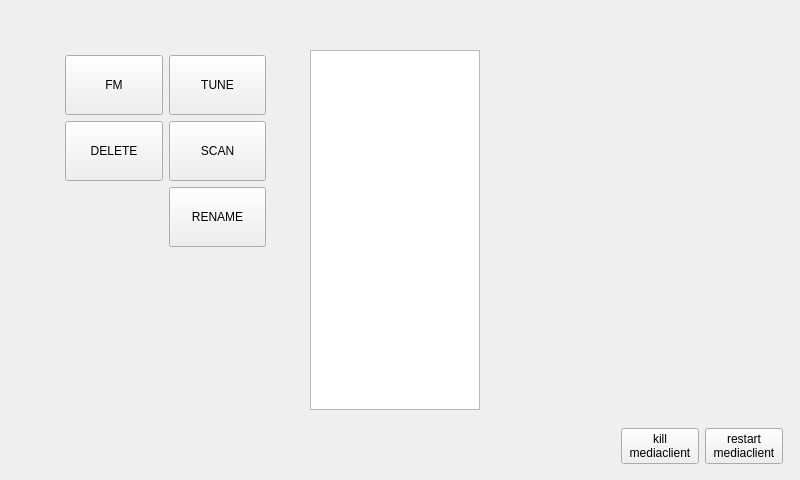
<?xml version="1.0" encoding="UTF-8"?>
<ui version="4.0">
 <class>MainWindow</class>
 <widget class="QMainWindow" name="MainWindow">
  <property name="geometry">
   <rect>
    <x>0</x>
    <y>0</y>
    <width>800</width>
    <height>480</height>
   </rect>
  </property>
  <property name="windowTitle">
   <string>DAB FM for Sundtek Dongle</string>
  </property>
  <widget class="QWidget" name="centralWidget">
   <widget class="QListWidget" name="ls_dab">
    <property name="geometry">
     <rect>
      <x>310</x>
      <y>50</y>
      <width>170</width>
      <height>360</height>
     </rect>
    </property>
   </widget>
   <widget class="QListWidget" name="ls_fm">
    <property name="geometry">
     <rect>
      <x>310</x>
      <y>50</y>
      <width>170</width>
      <height>360</height>
     </rect>
    </property>
   </widget>
   <widget class="QWidget" name="layoutWidget">
    <property name="geometry">
     <rect>
      <x>60</x>
      <y>50</y>
      <width>211</width>
      <height>202</height>
     </rect>
    </property>
    <layout class="QGridLayout" name="gridLayout">
     <property name="leftMargin">
      <number>5</number>
     </property>
     <property name="topMargin">
      <number>5</number>
     </property>
     <property name="rightMargin">
      <number>5</number>
     </property>
     <property name="bottomMargin">
      <number>5</number>
     </property>
     <item row="0" column="2">
      <widget class="QPushButton" name="btn_tune">
       <property name="enabled">
        <bool>true</bool>
       </property>
       <property name="minimumSize">
        <size>
         <width>90</width>
         <height>60</height>
        </size>
       </property>
       <property name="text">
        <string>TUNE</string>
       </property>
      </widget>
     </item>
     <item row="2" column="2">
      <widget class="QPushButton" name="btn_scan">
       <property name="minimumSize">
        <size>
         <width>90</width>
         <height>60</height>
        </size>
       </property>
       <property name="text">
        <string>SCAN</string>
       </property>
      </widget>
     </item>
     <item row="0" column="1">
      <widget class="QPushButton" name="tgl_dab_fm">
       <property name="minimumSize">
        <size>
         <width>90</width>
         <height>60</height>
        </size>
       </property>
       <property name="text">
        <string>FM</string>
       </property>
      </widget>
     </item>
     <item row="2" column="1">
      <widget class="QPushButton" name="btn_delete">
       <property name="minimumSize">
        <size>
         <width>90</width>
         <height>60</height>
        </size>
       </property>
       <property name="autoFillBackground">
        <bool>false</bool>
       </property>
       <property name="text">
        <string>DELETE</string>
       </property>
       <property name="checkable">
        <bool>false</bool>
       </property>
      </widget>
     </item>
     <item row="3" column="2">
      <widget class="QPushButton" name="bt_rename">
       <property name="minimumSize">
        <size>
         <width>90</width>
         <height>60</height>
        </size>
       </property>
       <property name="text">
        <string>RENAME</string>
       </property>
      </widget>
     </item>
    </layout>
   </widget>
   <widget class="QWidget" name="layoutWidget">
    <property name="geometry">
     <rect>
      <x>610</x>
      <y>400</y>
      <width>184</width>
      <height>92</height>
     </rect>
    </property>
    <layout class="QGridLayout" name="gridLayout_2">
     <item row="0" column="0">
      <widget class="QPushButton" name="btn_kill">
       <property name="text">
        <string>kill
mediaclient</string>
       </property>
      </widget>
     </item>
     <item row="0" column="1">
      <widget class="QPushButton" name="btn_restart">
       <property name="text">
        <string>restart
mediaclient</string>
       </property>
      </widget>
     </item>
    </layout>
   </widget>
  </widget>
 </widget>
 <layoutdefault spacing="6" margin="11"/>
 <resources/>
 <connections/>
</ui>
